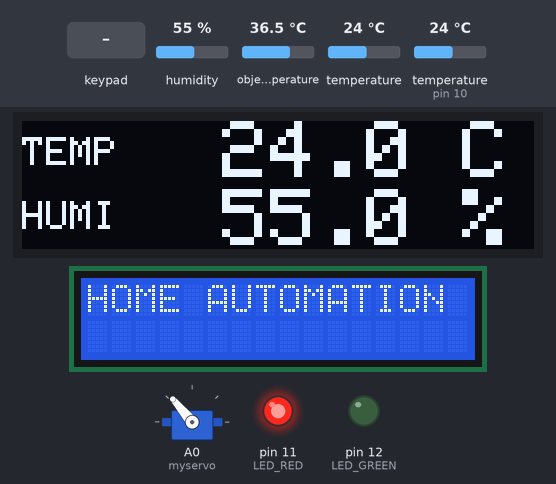
A sketch run on a simulated Arduino Uno, built with avr-gcc and run on an emulated ATmega328P. Parts: servo, 128×32 one-colour display, 16×2 character LCD, output pins drawn as LEDs (lit = HIGH). Inputs (shaded band) come from the test bench; at power-on: humidity 55 %, object temperature 36.5 °C, temperature 24 °C, temperature (sensor on pin 10) 24 °C. What the sketch prints to the serial monitor is not drawn.

Above: at 1.3 s.
1.4 s: keypad keys A 1 B 2 # pressed 0.4 s apart
At 4.4 s:
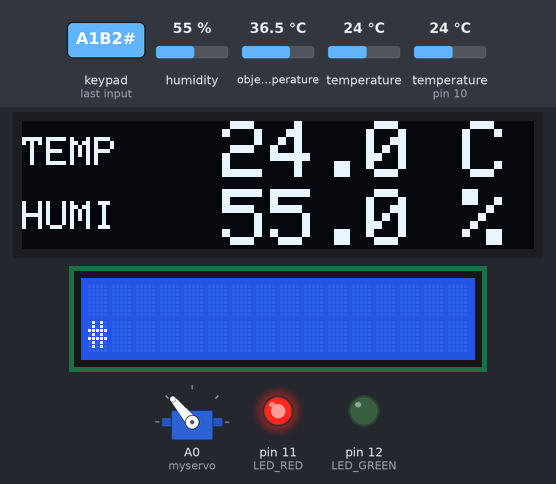
5.1 s: key 'D' pressed
At 5.8 s:
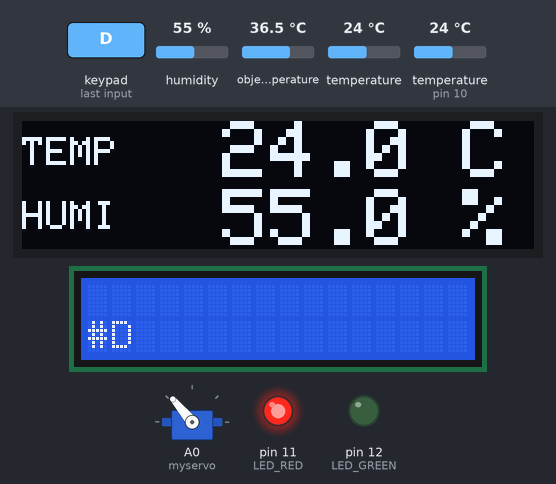
6.6 s: keypad keys A 1 B 2 * pressed 0.4 s apart
At 9.7 s:
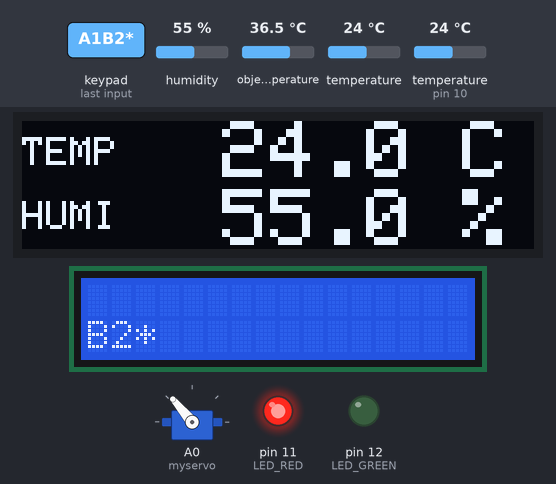
10.1 s: humidity set to 22 %
At 11.4 s:
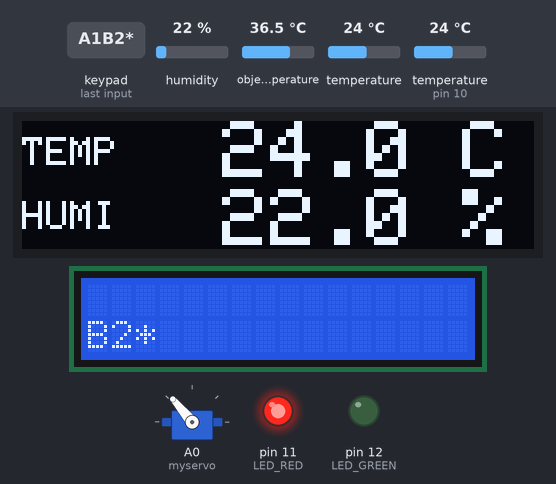
11.7 s: key 'B' pressed
At 13.9 s:
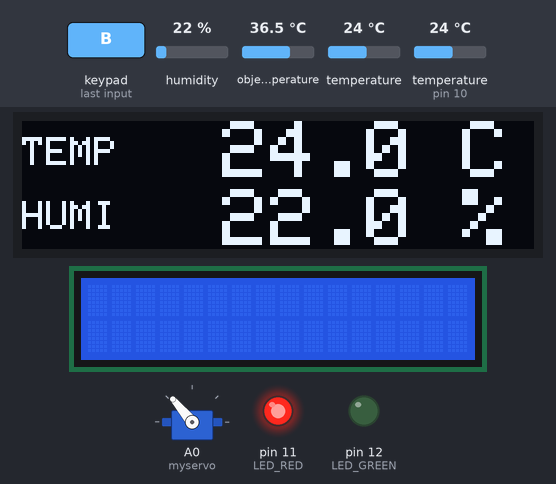
14.2 s: key 'C' pressed
At 15.1 s:
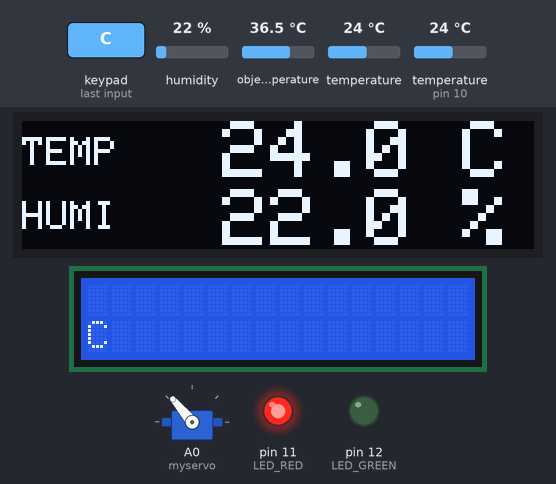
Timing chart, 0 to 16.7 s (numbered marks = the images above; inputs shaded):
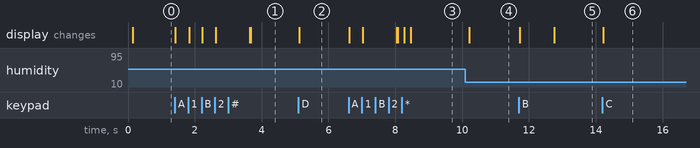

Measured:
- after the input at 1.4 s, the display: first changes at once (image 1 shows a later state)
- after the input at 5.1 s, the display: changes at once (image 2)
- after the input at 6.6 s, the display: first changes at once (image 3 shows a later state)
- after the input at 10.1 s, the display: changes after 0.11 s (image 4)
- after the input at 11.7 s, the display: first changes at once (image 5 shows a later state)
- after the input at 14.2 s, the display: changes at once (image 6)

The sketch:

Arduino_UNO_1_CODE.ino
```cpp
#include <DHT.h>
#include <LiquidCrystal_I2C.h>
#include<Keypad.h>
#include<Servo.h>
#include<Wire.h>
#include<SparkFunMLX90614.h>
#include <Adafruit_GFX.h>
#include <Adafruit_SSD1306.h>

LiquidCrystal_I2C lcd(0x27, 16, 2);
Servo myservo;
IRTherm therm;

#define LED_RED 11 //Main door Red_LED
#define LED_GREEN 12 //Main door Green_LED

#define SCREEN_WIDTH 128 // OLED display width, in pixels
#define SCREEN_HEIGHT 32 // OLED display height, in pixels
#define OLED_RESET    -1 // Reset pin # (or -1 if sharing Arduino reset pin)
Adafruit_SSD1306 display(SCREEN_WIDTH, SCREEN_HEIGHT, &Wire, OLED_RESET);

#define DHTPIN 10
#define DHTTYPE DHT22
DHT dht(DHTPIN,DHTTYPE);

#define codeLength 5
char Code[codeLength]; //define code length
char pswd[codeLength]="A1B2"; //Change your password here
byte keycount=0;
const byte ROWS=4;
const byte COLS=4;

char hexakeys[ROWS][COLS]={
  {'1','2','3','A'},
  {'4','5','6','B'},
  {'7','8','9','C'},
  {'*','0','#','D'}};


byte rowPins[ROWS]={2,3,4,5};
byte colPins[COLS]={6,7,8,9};

Keypad customKeypad=Keypad(makeKeymap(hexakeys),rowPins,colPins,ROWS,COLS);

void setup() {
  Serial.begin(9600);
  Wire.begin();

  pinMode(LED_RED,OUTPUT);
  pinMode(LED_GREEN,OUTPUT);
  red();

  dht.begin();
  therm.begin();
  therm.setUnit(TEMP_F);
  myservo.attach(A0);       //attach servo motor to A0
  myservo.write(130);
  display.begin(SSD1306_SWITCHCAPVCC, 0x3C); //Start the OLED display
  display.clearDisplay();
  display.display();
  lcd.begin();
  lcd.backlight();
  lcd.setCursor(0,0);
  lcd.print("HOME AUTOMATION");
}

void loop() {
  char customkey=customKeypad.getKey();
  if(customkey){
    Code[keycount]=customkey;
    Serial.print(Code[keycount]);
    lcd.setCursor(keycount,1);
    lcd.print(Code[keycount]);
    keycount++;
  }
  door_system();
  DHT22_OLED();
}

void door_system(){
    if(keycount==codeLength-1){
    Serial.println(" ");
    lcd.print(" ");

    if(!strcmp(Code,pswd)){
      Serial.println("PASSWORD CORRECT");
      lcd.clear();
      lcd.setCursor(0,1);
      lcd.print("  WELCOME HOME  ");
      delay(1000);
      lcd.clear();
      if (therm.read()){                  // On success, read() will return 1, on fail 0.
        Serial.print("Object: " + String(therm.object(), 2));
        Serial.println("F");
        Serial.print("Ambient: " + String(therm.ambient(), 2));
        Serial.println("F");
        Serial.println();
        Serial.println(String(therm.object(), 2));

        if (therm.object()>=90 && therm.object()<=95){
          myservo.write(0);           //unlock
          green();
          delay(8000);
          myservo.write(130);        //auto lock the door after 8secs.
          red();
        }
      }
   }
    else{
      Serial.println("PASSWORD INCORRECT");
      myservo.write(130);
      red();
      lcd.clear();
      lcd.setCursor(0,1);
      lcd.print("  NOT ALLOWED  ");
      delay(1000);
      lcd.clear();
    }
  deleteCount();
 }
}

void DHT22_OLED(){
  float h= dht.readHumidity();
  float t= dht.readTemperature();
  display.clearDisplay();
  display.setTextSize(1);
  display.setTextColor(WHITE);
  display.setCursor(0,4);
  display.println("TEMP");

  display.setTextSize(2);
  display.setCursor(50,0);
  display.println(dht.readTemperature(),1);

  display.setCursor(110,0);
  display.println("C");

  display.setTextSize(1);
  display.setTextColor(WHITE);
  display.setCursor(0,20);
  display.println("HUMI");

  display.setTextSize(2);
  display.setCursor(50,17);
  display.println(dht.readHumidity(),1);

  display.setCursor(110,17);
  display.println("%");

  display.display();
}

void deleteCount(){
  while(keycount != 0){
    Code[keycount--]=0;
  }
  return;
}

void red(){
  digitalWrite(LED_RED,HIGH);
  digitalWrite(LED_GREEN,LOW);
}

void green(){
  digitalWrite(LED_RED,LOW);
  digitalWrite(LED_GREEN,HIGH);
}
```
